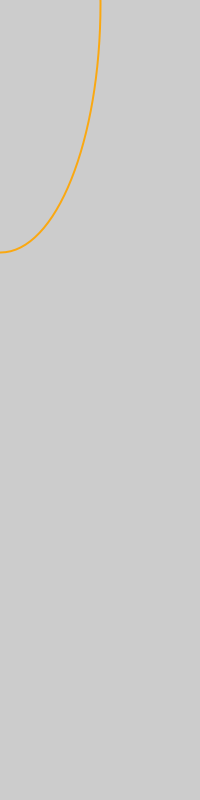
Frame 1 (no input)
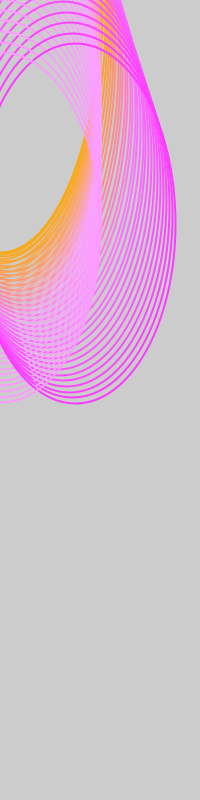
Frame 60 (the mouse pressed at the canvas centre just before this capture)
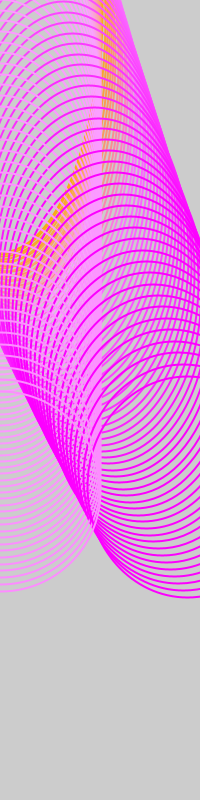
Frame 120 (the mouse held since frame 60 and released just before this capture)

The Processing sketch that drew these frames (run headless with seeded random() and noise(); from frame 60 on, the mouse is pressed at the canvas centre):

// Processing sketch: processing_44330
// ── processing_44330.pde

float x1 = 0;
float y1 = 0;
float x2 = 0;
float y2 = 0;
float xspeed1 = 1;
float yspeed1 = 1.5;
float xspeed2 = .99;
float yspeed2 = 2.5;
        
void setup() {
  size (200,800);
  frameRate(30);
}
        
void draw(){
         
  
  x1 = x1 + xspeed1;
  y1 = y1 + yspeed1;
  x2 = x2 + xspeed2;
y2 = y2+ yspeed2;  
  
  
         
  if ((x1 > width) || (x1 < 01 )) {
    xspeed1 = -xspeed1;
  }
       
xspeed1 = xspeed1+.01;

        
  if ((x2 > width) || (x2 < 1 )) {
    xspeed2 = -xspeed2;
  }
       

           
    if (( y1 > height) || (y1 < 1)) {
      yspeed1 = - yspeed1 ;
    }
    
      if (( y2 > height) || (y2 < 1)) {
      yspeed2 = - yspeed2 ;
    }
           
    strokeWeight(2);
    stroke( 170-(y2/8),300-(x2/6+(y1)),200-(y2*4));
noFill();
//   ellipse (x1-(y2/100),y1,100-(x1/5), 50+(y2/30));
stroke(250+(y2/100), 170-(y2/10+(x1/.5*(x2/HALF_PI))), 10+(y2*PI));
ellipse(x1*x2,y2+(x1), 200,500-(x2/100+(y2-(x2*.1*x1))))  ;
}
          
          
      
void keyPressed() {
  save("japey.tiff");
}


                
                
